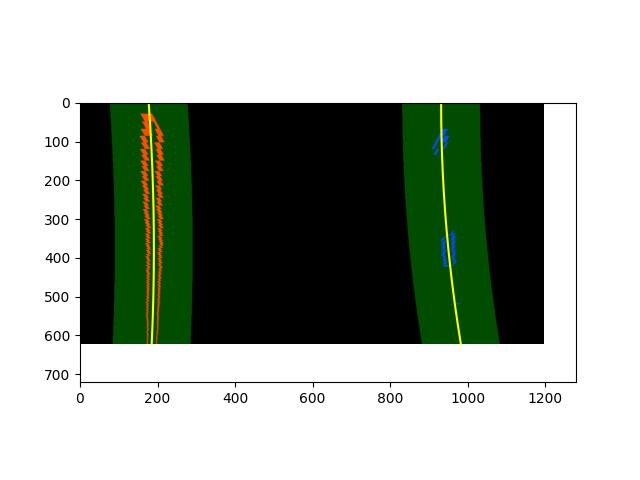
#> input picture documentation_images/curveFit.jpg, 640 x 480 px
$ python -i preprocessing.py   (imports and definitions only)
#> lines starting #> are read from the running program, lines starting #| are printed output that depends on the picture; after the words box and inside, x2 and y2 are one past the last pixel; in counts of white or black regions, pixels touching at a corner belong together
#> further down, picture is the input picture: shape (480, 640, 3); mean B, G, R 160.9, 170.1, 162.6
import cv2
import numpy as np

def hsv(image):

    hsvImage = cv2.cvtColor(image, cv2.COLOR_BGR2HSV)
#> hsvImage: shape (480, 640, 3); mean H, S, V 9.5, 36.1, 170.8

    # Mask for white color
    lower = np.array([0, 0, 200])
    upper = np.array([255, 30, 255])
    maskW = cv2.inRange(hsvImage, lower, upper)
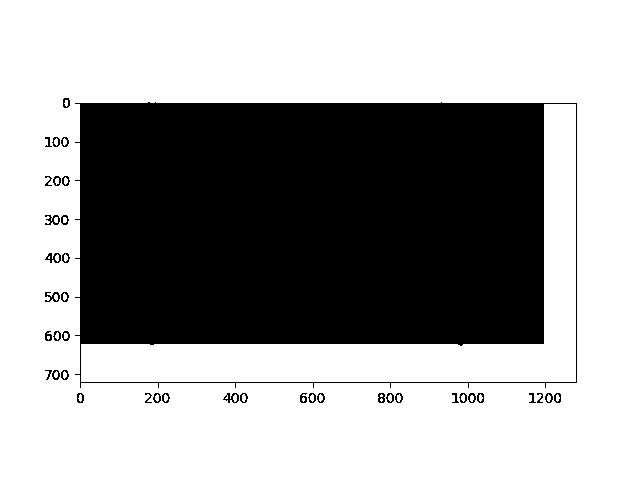
#> maskW: shape (480, 640); 62.8% white; 40 black regions, largest, box (x1, y1, x2, y2) and area: (75, 102, 577, 388) 112760, (45, 253, 61, 263) 79, (45, 215, 60, 225) 78

    # Mask for yellow color
    lower = np.array([10, 100, 100])
    upper = np.array([30, 255, 255])
    maskY = cv2.inRange(hsvImage, lower, upper)
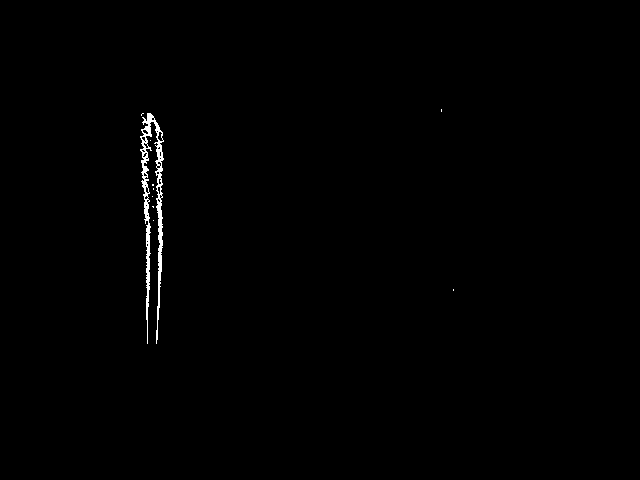
#> maskY: shape (480, 640); 0.54% white; 10 white regions (9 under 20 px), largest, box (x1, y1, x2, y2) and area: (140, 113, 164, 344) 1634

    mask = cv2.bitwise_xor(maskW, maskY)
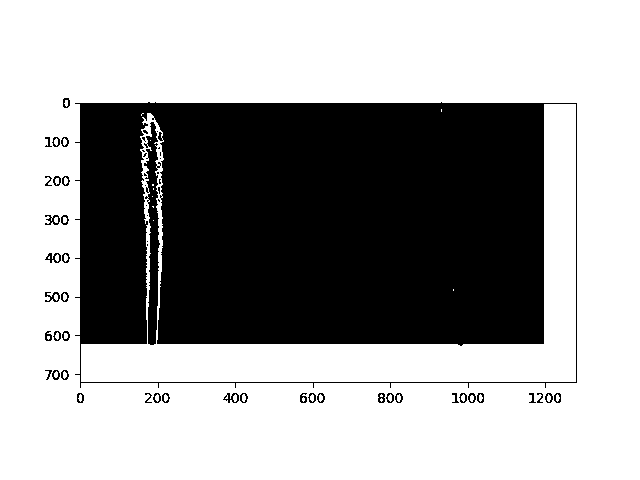
#> mask: shape (480, 640); 63.3% white; 59 black regions (18 under 20 px), largest, box (x1, y1, x2, y2) and area: (75, 102, 577, 388) 109118, (144, 122, 161, 345) 1904, (45, 253, 61, 263) 79

    filteredImage = cv2.bitwise_and(image, image, mask = mask)

    return filteredImage

def canny(image, thr1, thr2):
    gray = cv2.cvtColor(image, cv2.COLOR_BGR2GRAY)
    blur = cv2.GaussianBlur(gray, (5, 5), 0)
    _, thresh = cv2.threshold(blur, 125, 225, cv2.THRESH_BINARY)
    canny = cv2.Canny(thresh, thr1, thr2)
    return canny

def warpImage(image):

    width = image.shape[1]
    height = image.shape[0]

    # Source points
    bottom_left = [round(width * 0.15), round(height * 0.9)]
    bottom_right = [round(width * 0.9), round(height * 0.9)]
    top_left = [round(width * 0.43), round(height * 0.65)]
    top_right = [round(width * 0.59), round(height * 0.65)]

    src = np.float32([bottom_left, bottom_right, top_right, top_left])

    # [9 lines of commented-out code are left out]
    bottom_left = [0, height]
    bottom_right = [width, height]
    top_left = [0, height * 0.25]
    top_right = [width, height * 0.25]

    dst = np.float32([bottom_left, bottom_right, top_right, top_left])

    M = cv2.getPerspectiveTransform(src, dst)
    inverseM = cv2.getPerspectiveTransform(dst, src)
    warpedImage = cv2.warpPerspective(image, M, (width, height), flags=cv2.INTER_NEAREST)

    return warpedImage, inverseM

>>> import cv2
>>> picture = cv2.imread('../documentation_images/curveFit.jpg')
>>> result = hsv(picture)

$ run again, on documentation_images/histogram.jpg
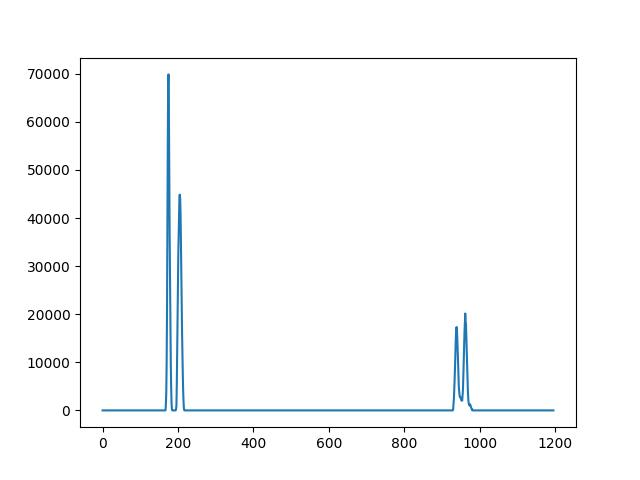
#> input picture documentation_images/histogram.jpg, 640 x 480 px
#> picture is the input picture: shape (480, 640, 3); mean B, G, R 250.7, 250.2, 249.1
#> hsvImage: shape (480, 640, 3); mean H, S, V 5.6, 2.4, 250.8
#> in hsv, `maskW = cv2.inRange(hsvImage, lower, upper)`:
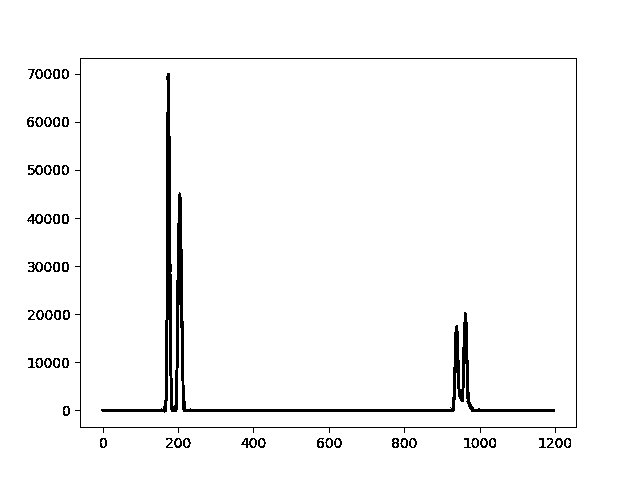
#> maskW: shape (480, 640); 97% white; 55 black regions, largest, box (x1, y1, x2, y2) and area: (101, 73, 555, 413) 5227, (75, 58, 577, 433) 1805, (27, 214, 43, 224) 81
#> maskY: shape (480, 640); every value is 0

$ run again, on documentation_images/radius_of_curvature.jpg
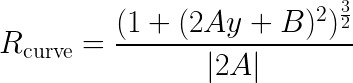
#> input picture documentation_images/radius_of_curvature.jpg, 353 x 83 px
#> picture is the input picture: shape (83, 353, 3); min 0, max 255, mean 239.5
#> hsvImage: shape (83, 353, 3); mean H, S, V 0, 0, 239.5
#> in hsv, `maskW = cv2.inRange(hsvImage, lower, upper)`:
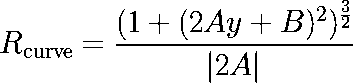
#> maskW: shape (83, 353); 92.7% white; black in thin lines or dots
#> maskY: shape (83, 353); every value is 0
